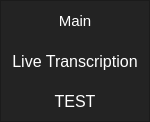
        <widget class="QFrame" name="frame_left_menu">
         <property name="minimumSize">
          <size>
           <width>150</width>
           <height>0</height>
          </size>
         </property>
         <property name="maximumSize">
          <size>
           <width>70</width>
           <height>16777215</height>
          </size>
         </property>
         <property name="styleSheet">
          <string notr="true">background-color: rgb(35, 35, 35);</string>
         </property>
         <property name="frameShape">
          <enum>QFrame::StyledPanel</enum>
         </property>
         <property name="frameShadow">
          <enum>QFrame::Raised</enum>
         </property>
         <layout class="QVBoxLayout" name="verticalLayout_3">
          <property name="leftMargin">
           <number>0</number>
          </property>
          <property name="topMargin">
           <number>0</number>
          </property>
          <property name="rightMargin">
           <number>0</number>
          </property>
          <property name="bottomMargin">
           <number>0</number>
          </property>
          <item alignment="Qt::AlignTop">
           <widget class="QFrame" name="frame_top_menus">
            <property name="frameShape">
             <enum>QFrame::NoFrame</enum>
            </property>
            <property name="frameShadow">
             <enum>QFrame::Raised</enum>
            </property>
            <layout class="QVBoxLayout" name="verticalLayout_4">
             <property name="spacing">
              <number>0</number>
             </property>
             <property name="leftMargin">
              <number>0</number>
             </property>
             <property name="topMargin">
              <number>0</number>
             </property>
             <property name="rightMargin">
              <number>0</number>
             </property>
             <property name="bottomMargin">
              <number>0</number>
             </property>
             <item>
              <widget class="QPushButton" name="btn_page_1">
               <property name="minimumSize">
                <size>
                 <width>0</width>
                 <height>40</height>
                </size>
               </property>
               <property name="font">
                <font>
                 <family>Segoe UI</family>
                 <pointsize>11</pointsize>
                </font>
               </property>
               <property name="styleSheet">
                <string notr="true">QPushButton {
	color: rgb(255, 255, 255);
	background-color: rgb(35, 35, 35);
	border: 0px solid;
}
QPushButton:hover {
	background-color: rgb(85, 170, 255);
}</string>
               </property>
               <property name="text">
                <string>Main</string>
               </property>
              </widget>
             </item>
             <item>
              <widget class="QPushButton" name="btn_page_2">
               <property name="minimumSize">
                <size>
                 <width>0</width>
                 <height>40</height>
                </size>
               </property>
               <property name="font">
                <font>
                 <family>Segoe UI</family>
                 <pointsize>12</pointsize>
                </font>
               </property>
               <property name="styleSheet">
                <string notr="true">QPushButton {
	color: rgb(255, 255, 255);
	background-color: rgb(35, 35, 35);
	border: 0px solid;
}
QPushButton:hover {
	background-color: rgb(85, 170, 255);
}</string>
               </property>
               <property name="text">
                <string>Live Transcription</string>
               </property>
              </widget>
             </item>
             <item>
              <widget class="QPushButton" name="btn_page_3">
               <property name="minimumSize">
                <size>
                 <width>0</width>
                 <height>40</height>
                </size>
               </property>
               <property name="font">
                <font>
                 <family>Segoe UI</family>
                 <pointsize>12</pointsize>
                </font>
               </property>
               <property name="styleSheet">
                <string notr="true">QPushButton {
	color: rgb(255, 255, 255);
	background-color: rgb(35, 35, 35);
	border: 0px solid;
}
QPushButton:hover {
	background-color: rgb(85, 170, 255);
}</string>
               </property>
               <property name="text">
                <string>TEST</string>
               </property>
              </widget>
             </item>
            </layout>
           </widget>
          </item>
         </layout>
        </widget>
